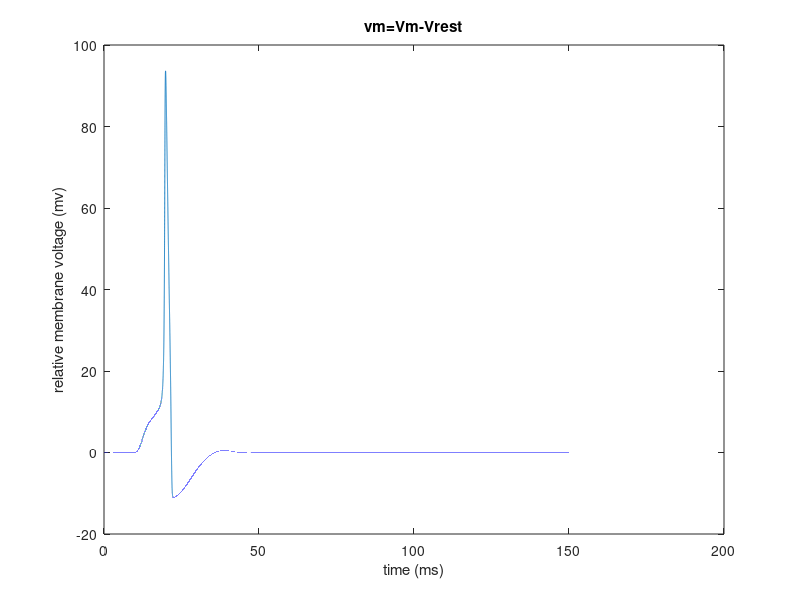
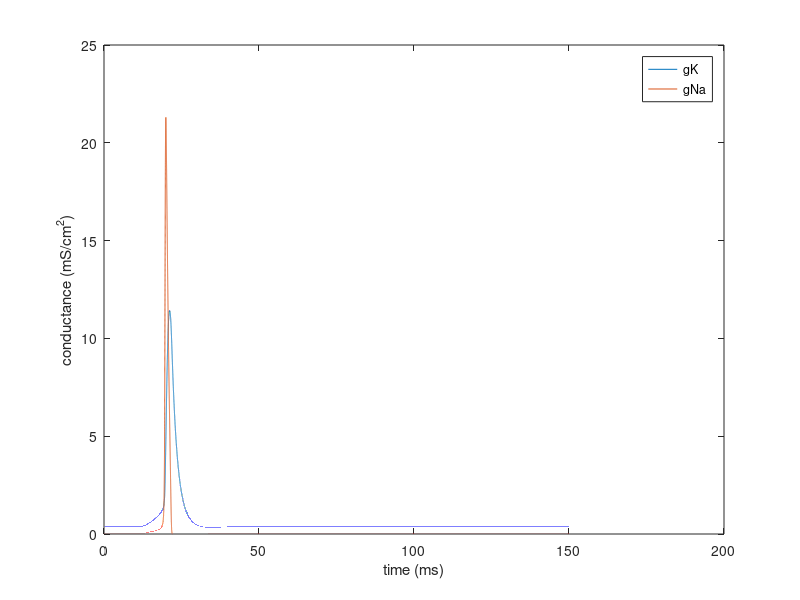
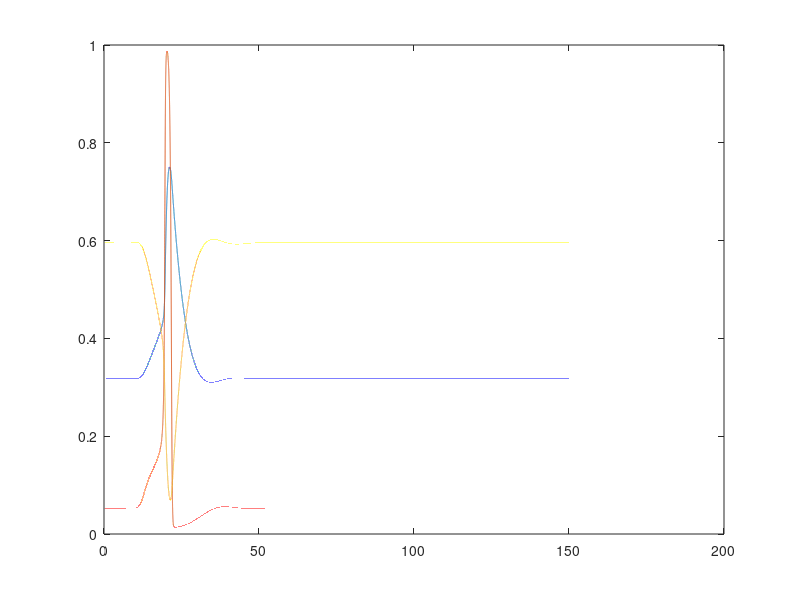

These figures' MATLAB source, in order: (Note: this script raises an error after producing the figures.)
clear
clc
clf
g(1)=36;
g(2)=120;
g(3)=0.3;
E(1)=-12;
E(2)=115;
E(3)=10.613;
I_ext=0;
V=-10;
x=zeros(1,3);
x(3)=1;
t_rec=0;
t_final=150;
I_on1=3.6999;
T1=10;
Tw1=5;
dt=0.001;
for t=-30:dt:t_final
    if (t>=T1)&(t<T1+Tw1/2)
        I_ext=(I_on1/(Tw1/2))*(t-T1);
    end
    if t==T1+Tw1/2
        I_ext=I_on1;
    end
    if (t>T1+Tw1/2)&(t<T1+Tw1)
        I_ext=I_on1-(I_on1/(Tw1/2))*(t-T1-Tw1/2);
    end
    if t==T1+Tw1
        I_ext=0;
    end
    alpha(1)=(10-V)/(100*(exp((10-V)/10)-1));
    alpha(2)=(25-V)/(10*(exp((25-V)/10)-1));
    alpha(3)=0.07*exp(-V/20);
    beta(1)=0.125*exp(-V/80);
    beta(2)=4*exp(-V/18);
    beta(3)=1/(exp((30-V)/10)+1);
    tau=1./(alpha+beta);
    x_0=alpha.*tau;
    x=(1-dt./tau).*x+x_0.*dt./tau;
    gnmh(1)=g(1)*x(1)^4;
    gnmh(2)=g(2)*x(2)^3*x(3);
    gnmh(3)=g(3);
    I=gnmh.*(V-E);
    V=V+dt*(I_ext-sum(I));
    if t>=0
        t_rec=t_rec+1;
        x_plot(t_rec)=t;
        y_plot(t_rec)=V;
        G(1,t_rec)=gnmh(1);
        G(2,t_rec)=gnmh(2);
        n(t_rec)=x(1);
        m(t_rec)=x(2);
        h(t_rec)=x(3);
    end
end
plot(x_plot,y_plot);
title('vm=Vm-Vrest');
xlabel('time (ms)');
ylabel('relative membrane voltage (mv)');
figure();
plot(x_plot,G);
xlabel('time (ms)');
ylabel('conductance (mS/cm^2)');
legend('gK','gNa');
figure();
z=plot(x_plot,n,x_plot,m,x_plot,h);
z(1).Color='r';
z(2).Color='g';
z(3).Color='y';
xlabel('time (ms)');
ylabel('n,m,h(t)');
legend('n(t)','m(t)','h(t)');
